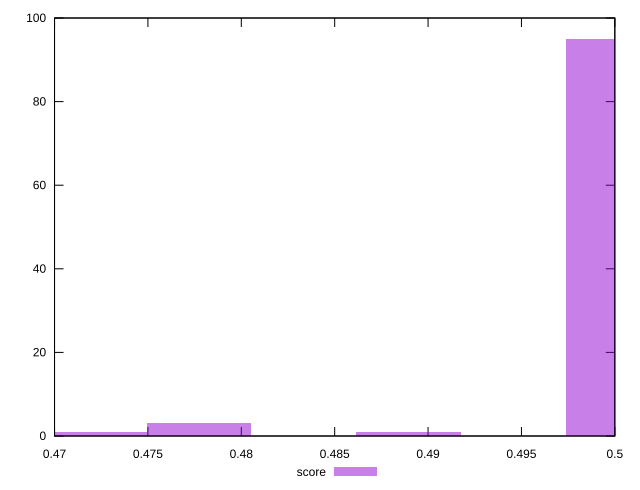

Here is the gnuplot script that generated this plot:
reset

$score <<EOF
0.47211549727063057 1
0.47773591985718566 3
0.5002176102034062 95
0.4889767650302959 1
EOF

set key outside below
set boxwidth 0.005620422586555126
set xrange [0.47:0.5]
set yrange [0:100]
set trange [0:100]
set style fill transparent solid 0.5 noborder
set terminal svg size 640, 490 enhanced background rgb 'white'
set output "report_00019_2021-02-10T18-14-37.922Z//uses-rel-preload/samples/pages+cached+noadtech/score/histogram.svg"

plot $score title "score" with boxes

reset
